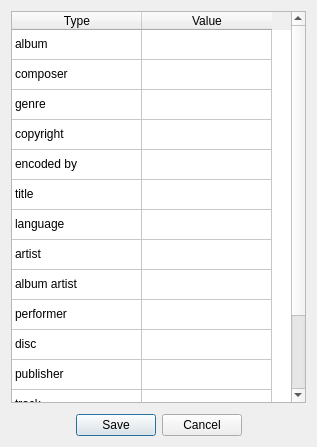
<?xml version="1.0" encoding="UTF-8"?>
<ui version="4.0">
 <class>MetaUI</class>
 <widget class="QWidget" name="MetaUI">
  <property name="geometry">
   <rect>
    <x>0</x>
    <y>0</y>
    <width>317</width>
    <height>447</height>
   </rect>
  </property>
  <property name="windowTitle">
   <string>Form</string>
  </property>
  <layout class="QVBoxLayout" name="verticalLayout11">
   <item>
    <widget class="QTableWidget" name="tableWidget">
     <property name="maximumSize">
      <size>
       <width>16777215</width>
       <height>477</height>
      </size>
     </property>
     <property name="verticalScrollBarPolicy">
      <enum>Qt::ScrollBarAsNeeded</enum>
     </property>
     <property name="horizontalScrollBarPolicy">
      <enum>Qt::ScrollBarAlwaysOff</enum>
     </property>
     <property name="sortingEnabled">
      <bool>false</bool>
     </property>
     <property name="rowCount">
      <number>15</number>
     </property>
     <property name="columnCount">
      <number>2</number>
     </property>
     <attribute name="horizontalHeaderVisible">
      <bool>true</bool>
     </attribute>
     <attribute name="horizontalHeaderCascadingSectionResizes">
      <bool>true</bool>
     </attribute>
     <attribute name="horizontalHeaderDefaultSectionSize">
      <number>130</number>
     </attribute>
     <attribute name="horizontalHeaderHighlightSections">
      <bool>true</bool>
     </attribute>
     <attribute name="horizontalHeaderMinimumSectionSize">
      <number>76</number>
     </attribute>
     <attribute name="horizontalHeaderShowSortIndicator" stdset="0">
      <bool>false</bool>
     </attribute>
     <attribute name="verticalHeaderVisible">
      <bool>false</bool>
     </attribute>
     <attribute name="verticalHeaderDefaultSectionSize">
      <number>30</number>
     </attribute>
     <row/>
     <row/>
     <row/>
     <row/>
     <row/>
     <row/>
     <row/>
     <row/>
     <row/>
     <row/>
     <row/>
     <row/>
     <row/>
     <row/>
     <row/>
     <column>
      <property name="text">
       <string>Type</string>
      </property>
     </column>
     <column>
      <property name="text">
       <string>Value</string>
      </property>
     </column>
     <item row="0" column="0">
      <property name="text">
       <string>album</string>
      </property>
      <property name="flags">
       <set>ItemIsDragEnabled|ItemIsUserCheckable|ItemIsEnabled</set>
      </property>
     </item>
     <item row="0" column="1">
      <property name="text">
       <string/>
      </property>
     </item>
     <item row="1" column="0">
      <property name="text">
       <string>composer</string>
      </property>
      <property name="flags">
       <set>ItemIsDragEnabled|ItemIsUserCheckable|ItemIsEnabled</set>
      </property>
     </item>
     <item row="1" column="1">
      <property name="text">
       <string/>
      </property>
     </item>
     <item row="2" column="0">
      <property name="text">
       <string>genre</string>
      </property>
      <property name="flags">
       <set>ItemIsDragEnabled|ItemIsUserCheckable|ItemIsEnabled</set>
      </property>
     </item>
     <item row="2" column="1">
      <property name="text">
       <string/>
      </property>
     </item>
     <item row="3" column="0">
      <property name="text">
       <string>copyright</string>
      </property>
      <property name="flags">
       <set>ItemIsDragEnabled|ItemIsUserCheckable|ItemIsEnabled</set>
      </property>
     </item>
     <item row="3" column="1">
      <property name="text">
       <string/>
      </property>
     </item>
     <item row="4" column="0">
      <property name="text">
       <string>encoded by</string>
      </property>
      <property name="flags">
       <set>ItemIsDragEnabled|ItemIsUserCheckable|ItemIsEnabled</set>
      </property>
     </item>
     <item row="5" column="0">
      <property name="text">
       <string>title</string>
      </property>
      <property name="flags">
       <set>ItemIsDragEnabled|ItemIsUserCheckable|ItemIsEnabled</set>
      </property>
     </item>
     <item row="6" column="0">
      <property name="text">
       <string>language</string>
      </property>
      <property name="flags">
       <set>ItemIsDragEnabled|ItemIsUserCheckable|ItemIsEnabled</set>
      </property>
     </item>
     <item row="6" column="1">
      <property name="text">
       <string/>
      </property>
     </item>
     <item row="7" column="0">
      <property name="text">
       <string>artist</string>
      </property>
      <property name="flags">
       <set>ItemIsDragEnabled|ItemIsUserCheckable|ItemIsEnabled</set>
      </property>
     </item>
     <item row="7" column="1">
      <property name="text">
       <string/>
      </property>
     </item>
     <item row="8" column="0">
      <property name="text">
       <string>album artist</string>
      </property>
      <property name="flags">
       <set>ItemIsDragEnabled|ItemIsUserCheckable|ItemIsEnabled</set>
      </property>
     </item>
     <item row="8" column="1">
      <property name="text">
       <string/>
      </property>
     </item>
     <item row="9" column="0">
      <property name="text">
       <string>performer</string>
      </property>
      <property name="flags">
       <set>ItemIsDragEnabled|ItemIsUserCheckable|ItemIsEnabled</set>
      </property>
     </item>
     <item row="9" column="1">
      <property name="text">
       <string/>
      </property>
     </item>
     <item row="10" column="0">
      <property name="text">
       <string>disc</string>
      </property>
      <property name="flags">
       <set>ItemIsDragEnabled|ItemIsUserCheckable|ItemIsEnabled</set>
      </property>
     </item>
     <item row="10" column="1">
      <property name="text">
       <string/>
      </property>
     </item>
     <item row="11" column="0">
      <property name="text">
       <string>publisher</string>
      </property>
      <property name="flags">
       <set>ItemIsDragEnabled|ItemIsUserCheckable|ItemIsEnabled</set>
      </property>
     </item>
     <item row="11" column="1">
      <property name="text">
       <string/>
      </property>
     </item>
     <item row="12" column="0">
      <property name="text">
       <string>track</string>
      </property>
      <property name="flags">
       <set>ItemIsDragEnabled|ItemIsUserCheckable|ItemIsEnabled</set>
      </property>
     </item>
     <item row="12" column="1">
      <property name="text">
       <string/>
      </property>
     </item>
     <item row="13" column="0">
      <property name="text">
       <string>encoder</string>
      </property>
      <property name="flags">
       <set>ItemIsDragEnabled|ItemIsUserCheckable|ItemIsEnabled</set>
      </property>
     </item>
     <item row="13" column="1">
      <property name="text">
       <string/>
      </property>
     </item>
     <item row="14" column="0">
      <property name="text">
       <string>lyrics</string>
      </property>
      <property name="flags">
       <set>ItemIsDragEnabled|ItemIsUserCheckable|ItemIsEnabled</set>
      </property>
     </item>
    </widget>
   </item>
   <item>
    <spacer name="verticalSpacer">
     <property name="orientation">
      <enum>Qt::Vertical</enum>
     </property>
     <property name="sizeType">
      <enum>QSizePolicy::Preferred</enum>
     </property>
     <property name="sizeHint" stdset="0">
      <size>
       <width>30</width>
       <height>5</height>
      </size>
     </property>
    </spacer>
   </item>
   <item>
    <widget class="QDialogButtonBox" name="buttonBox">
     <property name="standardButtons">
      <set>QDialogButtonBox::Cancel|QDialogButtonBox::Save</set>
     </property>
     <property name="centerButtons">
      <bool>true</bool>
     </property>
    </widget>
   </item>
  </layout>
 </widget>
 <resources/>
 <connections/>
</ui>
